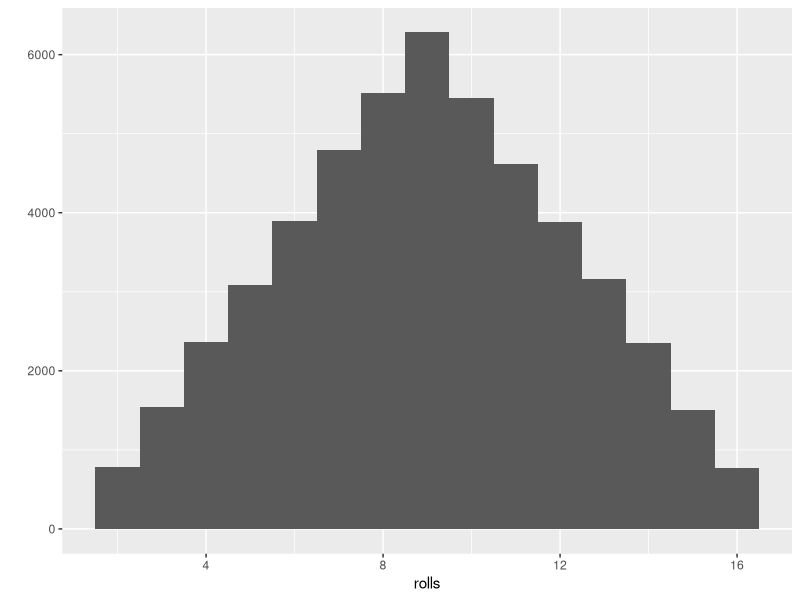
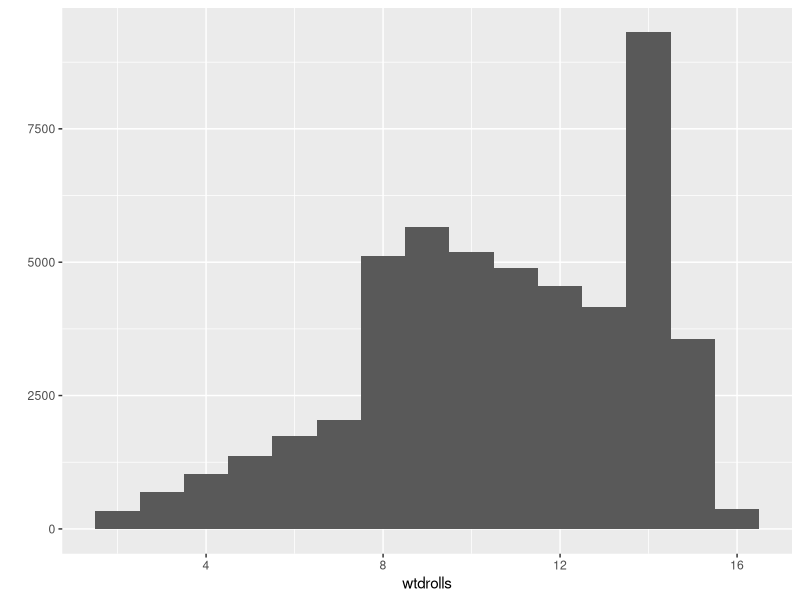

Recreate these plots in R, in order.
## ---- chunk 1
knitr::opts_chunk$set(echo = TRUE)
library(tidyverse)
## ---- chunk 2
roll <- function() {
  die <- 1:6
  dice <- sample(die, size = 2, replace = TRUE)
  sum(dice)
}
## ---- chunk 3
roll2 <- function(bones = 1:6) {
  dice <- sample(bones, size =2, replace = TRUE)
  sum(dice)
}
## ---- chunk 4
roll3 <- function(die=1:8) {
  dice <- sample(die, size = 2, replace = TRUE)
  sum(dice)
}
rolls <- replicate(50000, roll3())
qplot(rolls, binwidth=1)
## ---- chunk 5
wtdroll <- function(die=1:8) {
  dice <- sample(die, size = 2, replace = TRUE,
                 prob = c(0.1,0.1,0.1,0.1,0.1,0.1,0.5,0.1))
  sum(dice)
}  
wtdrolls <- replicate(50000, wtdroll())
qplot(wtdrolls, binwidth = 1)
## ---- chunk 6
rescale01 <- function(x) { 
  rng <- range(x, na.rm = TRUE, finite =TRUE) 
  y <- (x- rng[1]) / (rng[2] - rng[1])
  y[y == -Inf] <- 0
  y[y == Inf] <- 1
  y
}
z <- c(-Inf, 0, 3, 5, 7, 45, 6, 42, Inf)
rescale01(z)
## ---- chunk 7
both_na <- function(x, y) {
  sum(is.na(x) & is.na(y))
}
x <- c(NA, 1, 3, NA, NA, NA, 4)
y <- c(NA, 3, 2, 4, NA, NA, NA)
both_na(x, y)
